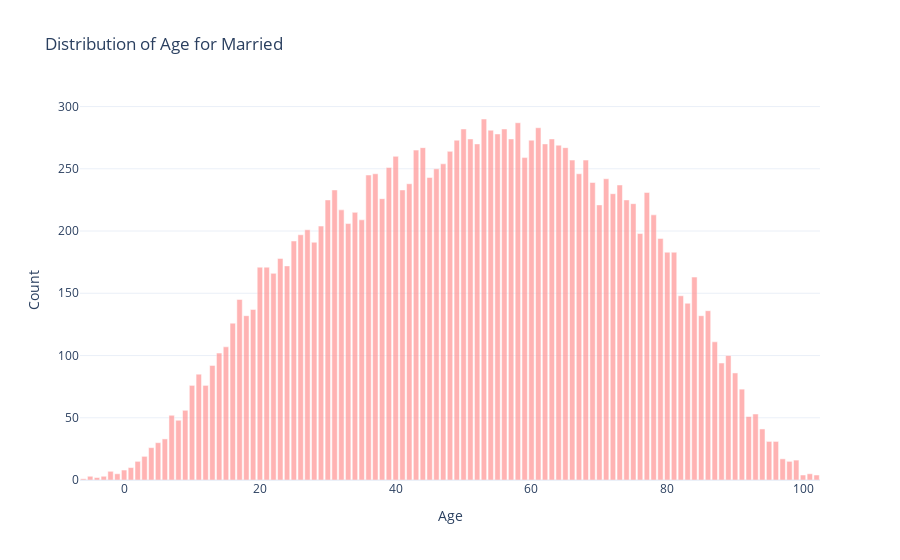
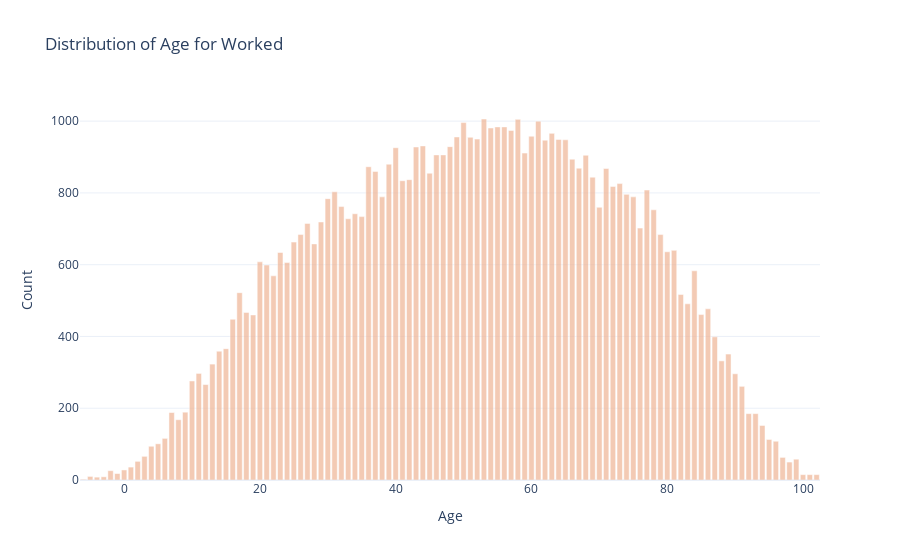
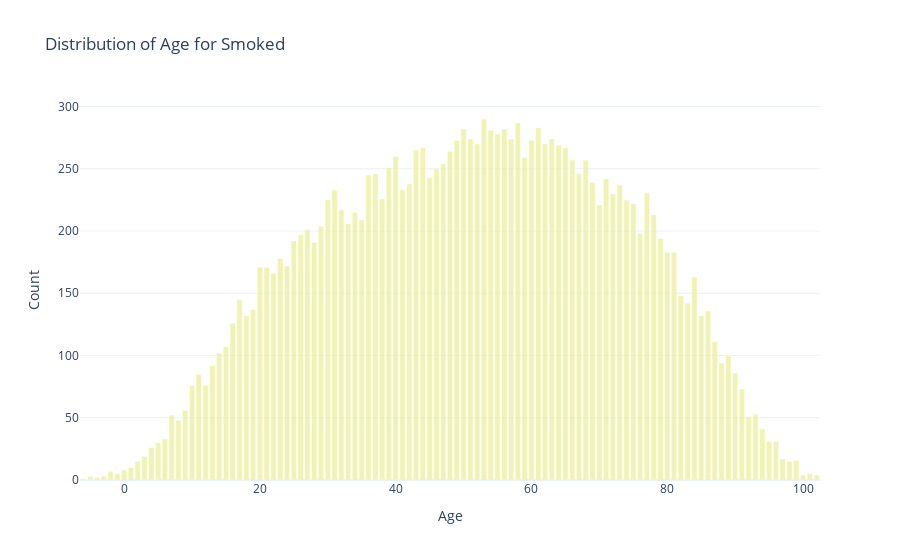

Notebook code cell kept with these figures, in order:
### Code cell
# Filter the data
selected_columns = ['age', 'ever_married', 'work_type', 'smoking_status']
data2 = data[selected_columns]

filtered_data = data2[
    (data['smoking_status'] == 1) & 
    (data['work_type'] != 0) & (data['work_type'] != 1) &
    (data['ever_married'] == 1)
]
colors = ["#FF9494", "#EFB495", "#EBEF95"]
title = ["Married", "Worked", "Smoked"]

fig = go.Figure()

for i, column in enumerate(selected_columns[1:]):
    counts = filtered_data.groupby('age')[column].sum().reset_index(name='count')
    
    # Create a new figure for each plot
    fig = go.Figure()
    
    # Create the bar chart
    fig.add_trace(go.Bar(
        x=counts['age'], 
        y=counts['count'], 
        name=title[i],
        marker_color=colors[i],
        opacity=0.7
    ))

    fig.update_layout(
        title=f'Distribution of Age for {title[i]}',
        xaxis_title='Age',
        yaxis_title='Count',
        template='plotly_white'
    )
    
    # Show the plot
    fig.show()

### Figure 1 — Plotly figure (JSON) as saved in the notebook; plotly's stock layout.template omitted (floating-point values rounded to 4 significant figures)
{"data": [{"marker": {"color": "#FF9494"}, "name": "Married", "opacity": 0.7, "type": "bar", "x": [-6, -5, -4, -3, -2, -1, 0, 1, 2, 3, 4, 5, 6, 7, 8, 9, 10, 11, 12, 13, 14, 15, 16, 17, 18, 19, 20, 21, 22, 23, 24, 25, 26, 27, 28, 29, 30, 31, 32, 33, 34, 35, 36, 37, 38, 39, 40, 41, 42, 43, 44, 45, 46, 47, 48, 49, 50, 51, 52, 53, 54, 55, 56, 57, 58, 59, 60, 61, 62, 63, 64, 65, 66, 67, 68, 69, 70, 71, 72, 73, 74, 75, 76, 77, 78, 79, 80, 81, 82, 83, 84, 85, 86, 87, 88, 89, 90, 91, 92, 93, 94, 95, 96, 97, 98, 99, 100, 101, 102], "y": [1, 3, 2, 3, 7, 5, 8, 10, 15, 19, 26, 30, 33, 52, 48, 56, 76, 85, 76, 92, 102, 107, 126, 145, 132, 137, 171, 171, 166, 178, 172, 192, 197, 201, 191, 204, 225, 233, 217, 206, 215, 209, 245, 246, 226, 251, 260, 233, 238, 265, 267, 243, 250, 254, 264, 273, 282, 274, 270, 290, 281, 278, 282, 274, 287, 259, 273, 283, 270, 274, 269, 267, 257, 246, 257, 239, 221, 242, 230, 237, 225, 222, 198, 231, 213, 194, 183, 183, 148, 142, 163, 132, 136, 111, 94, 100, 86, 73, 51, 53, 41, 31, 31, 17, 15, 16, 4, 5, 4]}], "layout": {"title": {"text": "Distribution of Age for Married"}, "xaxis": {"title": {"text": "Age"}}, "yaxis": {"title": {"text": "Count"}}}}

### Figure 2 — Plotly figure (JSON) as saved in the notebook; plotly's stock layout.template omitted (floating-point values rounded to 4 significant figures)
{"data": [{"marker": {"color": "#EFB495"}, "name": "Worked", "opacity": 0.7, "type": "bar", "x": [-6, -5, -4, -3, -2, -1, 0, 1, 2, 3, 4, 5, 6, 7, 8, 9, 10, 11, 12, 13, 14, 15, 16, 17, 18, 19, 20, 21, 22, 23, 24, 25, 26, 27, 28, 29, 30, 31, 32, 33, 34, 35, 36, 37, 38, 39, 40, 41, 42, 43, 44, 45, 46, 47, 48, 49, 50, 51, 52, 53, 54, 55, 56, 57, 58, 59, 60, 61, 62, 63, 64, 65, 66, 67, 68, 69, 70, 71, 72, 73, 74, 75, 76, 77, 78, 79, 80, 81, 82, 83, 84, 85, 86, 87, 88, 89, 90, 91, 92, 93, 94, 95, 96, 97, 98, 99, 100, 101, 102], "y": [2, 10, 8, 9, 26, 18, 28, 36, 52, 66, 94, 101, 116, 188, 168, 189, 276, 297, 266, 323, 359, 366, 448, 522, 467, 460, 608, 599, 569, 634, 606, 663, 684, 715, 658, 719, 784, 803, 762, 728, 742, 734, 873, 860, 789, 880, 926, 834, 837, 928, 931, 855, 906, 906, 929, 956, 996, 955, 950, 1006, 981, 984, 984, 974, 1005, 911, 958, 1000, 947, 966, 949, 948, 894, 869, 905, 844, 760, 868, 818, 826, 796, 789, 702, 808, 753, 684, 636, 640, 517, 491, 583, 461, 477, 399, 332, 351, 296, 261, 185, 185, 152, 113, 108, 63, 50, 58, 15, 15, 15]}], "layout": {"title": {"text": "Distribution of Age for Worked"}, "xaxis": {"title": {"text": "Age"}}, "yaxis": {"title": {"text": "Count"}}}}

### Figure 3 — Plotly figure (JSON) as saved in the notebook; plotly's stock layout.template omitted (floating-point values rounded to 4 significant figures)
{"data": [{"marker": {"color": "#EBEF95"}, "name": "Smoked", "opacity": 0.7, "type": "bar", "x": [-6, -5, -4, -3, -2, -1, 0, 1, 2, 3, 4, 5, 6, 7, 8, 9, 10, 11, 12, 13, 14, 15, 16, 17, 18, 19, 20, 21, 22, 23, 24, 25, 26, 27, 28, 29, 30, 31, 32, 33, 34, 35, 36, 37, 38, 39, 40, 41, 42, 43, 44, 45, 46, 47, 48, 49, 50, 51, 52, 53, 54, 55, 56, 57, 58, 59, 60, 61, 62, 63, 64, 65, 66, 67, 68, 69, 70, 71, 72, 73, 74, 75, 76, 77, 78, 79, 80, 81, 82, 83, 84, 85, 86, 87, 88, 89, 90, 91, 92, 93, 94, 95, 96, 97, 98, 99, 100, 101, 102], "y": [1, 3, 2, 3, 7, 5, 8, 10, 15, 19, 26, 30, 33, 52, 48, 56, 76, 85, 76, 92, 102, 107, 126, 145, 132, 137, 171, 171, 166, 178, 172, 192, 197, 201, 191, 204, 225, 233, 217, 206, 215, 209, 245, 246, 226, 251, 260, 233, 238, 265, 267, 243, 250, 254, 264, 273, 282, 274, 270, 290, 281, 278, 282, 274, 287, 259, 273, 283, 270, 274, 269, 267, 257, 246, 257, 239, 221, 242, 230, 237, 225, 222, 198, 231, 213, 194, 183, 183, 148, 142, 163, 132, 136, 111, 94, 100, 86, 73, 51, 53, 41, 31, 31, 17, 15, 16, 4, 5, 4]}], "layout": {"title": {"text": "Distribution of Age for Smoked"}, "xaxis": {"title": {"text": "Age"}}, "yaxis": {"title": {"text": "Count"}}}}
